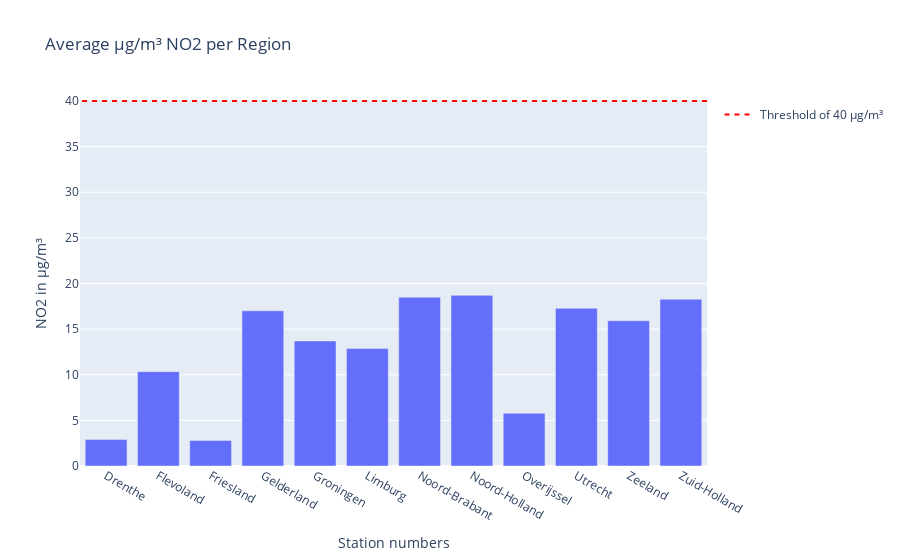
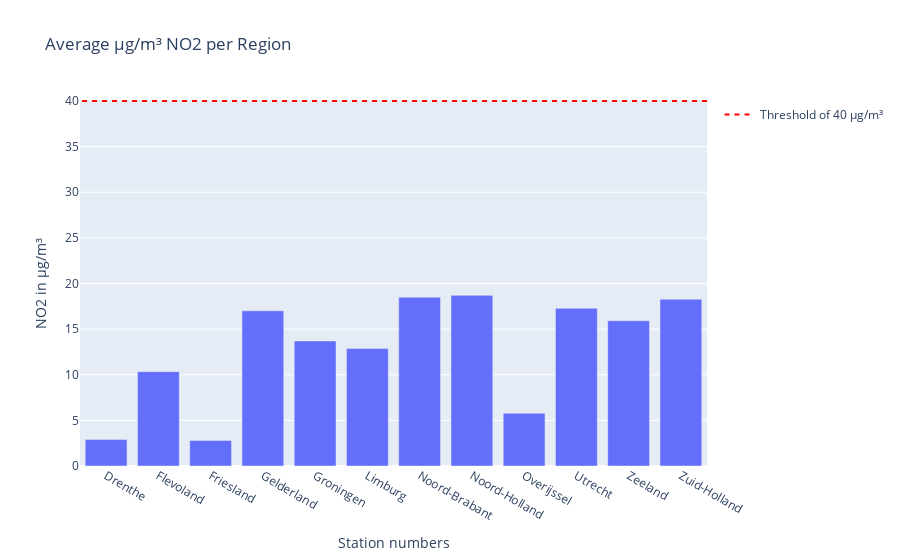

Notebook code cell kept with these figures, in order:
### Code cell
import plotly.express as px
import plotly.graph_objects as go

pv = ['Groningen', 'Friesland', 'Drenthe', 'Overijssel', 'Gelderland', 'Flevoland',
      'Utrecht', 'Noord-Holland', 'Zuid-Holland', 'Noord-Brabant', 'Limburg', 'Zeeland' ]

pv_mean = meanprovince[meanprovince['RegioS'].isin(pv)]
bar = px.bar(meanprovince, x='RegioS' , y= dfposts_NO2.groupby('RegioS')['value'].mean(), title='Average µg/m³ NO2 per Region')
bar.update_layout(yaxis_title='NO2 in µg/m³', xaxis_title= "Station numbers", barmode='group') 
#bar.add_shape(type='line', y0=40, y1=40, xref='paper', x0=0, x1=1, line_color='red')
bar.add_shape(
    legendrank=1,
    showlegend=True,
    type="line",
    xref="paper",
    line=dict(dash="5px", color='red'),
    x0=1,
    x1=0,
    y0=40,
    y1=40,
    name='Threshold of 40 µg/m³'
)

bar.show()


pv_mean_clean = meanprovince_clean[meanprovince_clean['RegioS'].isin(pv)]
bar_cleanno2 = px.bar(meanprovince_clean, x='RegioS' , y= dfposts_NO2_clean.groupby('RegioS')['value'].mean(), title='Average µg/m³ NO2 per Region')
bar_cleanno2.update_layout(yaxis_title='NO2 in µg/m³', xaxis_title= "Station numbers", barmode='group') 
#bar.add_shape(type='line', y0=40, y1=40, xref='paper', x0=0, x1=1, line_color='red')
bar_cleanno2.add_shape(
    legendrank=1,
    showlegend=True,
    type="line",
    xref="paper",
    line=dict(dash="5px", color='red'),
    x0=1,
    x1=0,
    y0=40,
    y1=40,
    name='Threshold of 40 µg/m³'
)

bar_cleanno2.show()

### Figure 1 — Plotly figure (JSON) as saved in the notebook; plotly's stock layout.template omitted (floating-point values rounded to 4 significant figures)
{"data": [{"alignmentgroup": "True", "hovertemplate": "RegioS=%{x}<br>y=%{y}<extra></extra>", "legendgroup": "", "marker": {"color": "#636efa", "pattern": {"shape": ""}}, "name": "", "offsetgroup": "", "orientation": "v", "showlegend": false, "textposition": "auto", "type": "bar", "x": ["Drenthe", "Flevoland", "Friesland", "Gelderland", "Groningen", "Limburg", "Noord-Brabant", "Noord-Holland", "Overijssel", "Utrecht", "Zeeland", "Zuid-Holland"], "xaxis": "x", "y": [2.895, 10.34, 2.803, 17.0, 13.71, 12.87, 18.49, 18.71, 5.78, 17.28, 15.91, 18.27], "yaxis": "y"}], "layout": {"barmode": "group", "legend": {"tracegroupgap": 0}, "shapes": [{"legendrank": 1, "line": {"color": "red", "dash": "5px"}, "name": "Threshold of 40 µg/m³", "showlegend": true, "type": "line", "x0": 1, "x1": 0, "xref": "paper", "y0": 40, "y1": 40}], "title": {"text": "Average µg/m³ NO2 per Region"}, "xaxis": {"anchor": "y", "domain": [0, 1], "title": {"text": "Station numbers"}}, "yaxis": {"anchor": "x", "domain": [0, 1], "title": {"text": "NO2 in µg/m³"}}}}

### Figure 2 — Plotly figure (JSON) as saved in the notebook; plotly's stock layout.template omitted (floating-point values rounded to 4 significant figures)
{"data": [{"alignmentgroup": "True", "hovertemplate": "RegioS=%{x}<br>y=%{y}<extra></extra>", "legendgroup": "", "marker": {"color": "#636efa", "pattern": {"shape": ""}}, "name": "", "offsetgroup": "", "orientation": "v", "showlegend": false, "textposition": "auto", "type": "bar", "x": ["Drenthe", "Flevoland", "Friesland", "Gelderland", "Groningen", "Limburg", "Noord-Brabant", "Noord-Holland", "Overijssel", "Utrecht", "Zeeland", "Zuid-Holland"], "xaxis": "x", "y": [2.895, 10.34, 2.803, 17.0, 13.71, 12.87, 18.49, 18.71, 5.78, 17.28, 15.91, 18.27], "yaxis": "y"}], "layout": {"barmode": "group", "legend": {"tracegroupgap": 0}, "shapes": [{"legendrank": 1, "line": {"color": "red", "dash": "5px"}, "name": "Threshold of 40 µg/m³", "showlegend": true, "type": "line", "x0": 1, "x1": 0, "xref": "paper", "y0": 40, "y1": 40}], "title": {"text": "Average µg/m³ NO2 per Region"}, "xaxis": {"anchor": "y", "domain": [0, 1], "title": {"text": "Station numbers"}}, "yaxis": {"anchor": "x", "domain": [0, 1], "title": {"text": "NO2 in µg/m³"}}}}
